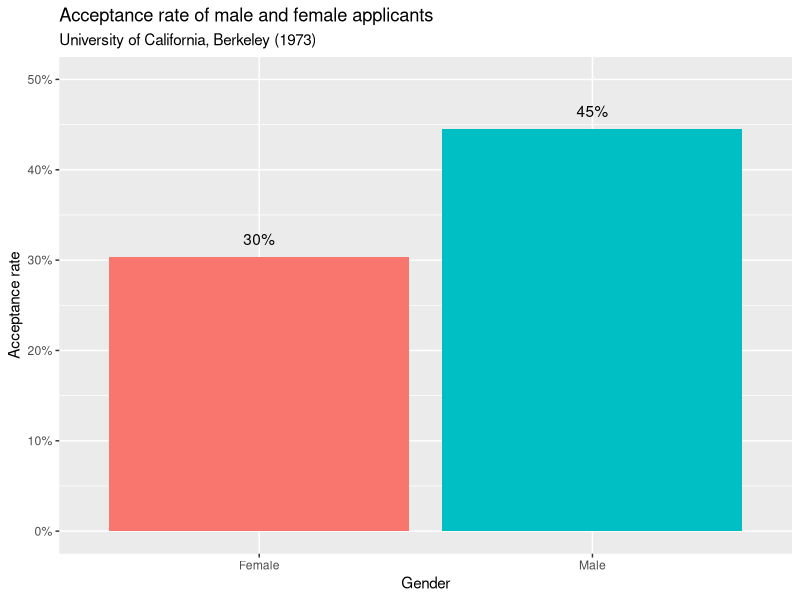
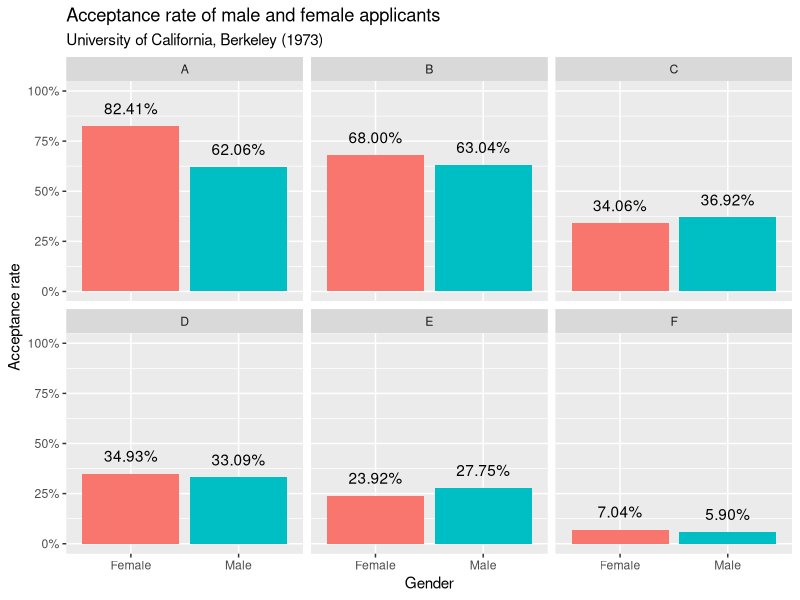

These charts were generated, in order, by the following R code:

# Load UCBAdmissions dataset
data(UCBAdmissions)

# Print dataset to console
print(UCBAdmissions)

# Load broom package
library(broom)

# Convert UCBAdmissions to tidy format
ucb_tidy <- tidy(UCBAdmissions)

# Print tidy dataset to console
print(ucb_tidy)


# Load the dplyr library
library(dplyr)

# Aggregate over department
ucb_tidy_aggregated <- ucb_tidy %>% 
  group_by(Admit, Gender) %>% 
  summarize(n = sum(n)) %>% 
  ungroup() %>% 
  group_by(Gender) %>% 
  mutate(prop = n/sum(n)) %>% 
  filter(Admit == "Admitted")

# Print aggregated dataset
print(ucb_tidy_aggregated)

# Load the ggplot2 and scales packages
library(ggplot2)
library(scales)

# Prepare the bar plot
gg_bar <- ucb_tidy_aggregated %>% 
    ggplot(aes(x = Gender, y = prop, fill = Gender)) +
    geom_col() +
    geom_text(aes(label = percent(prop)), vjust = -1) +
    labs(title = "Acceptance rate of male and female applicants",
         subtitle = "University of California, Berkeley (1973)",
         y = "Acceptance rate") +
    scale_y_continuous(labels = percent, limits = c(0,0.5)) +
    guides(fill = FALSE) # scales::percent.

# Print the bar plot
print(gg_bar)

# Calculate acceptance/rejection rate
ucb_by_dept <- ucb_tidy %>% 
    group_by(Gender, Dept) %>% 
    mutate(prop = n/sum(n)) %>% 
    filter(Admit == "Admitted")

# Print the dataset
print(ucb_by_dept)

# Prepare the bar plot for each department
gg_bar_faceted <- ucb_by_dept %>% 
  ggplot(aes(Gender, prop, fill = Gender)) +
  geom_col() +
  geom_text(aes(label = percent(prop)), vjust = -1) +
  labs(title = "Acceptance rate of male and female applicants",
       subtitle = "University of California, Berkeley (1973)",
       y = "Acceptance rate") +
  scale_y_continuous(labels = scales::percent, limits = c(0, 1)) +
  facet_wrap(~Dept) +
  guides(fill = FALSE)

# Print the bar plot for each department
print(gg_bar_faceted)


# Define function that repeats each row in each column n times
multiply_rows <- function(column, n) {
  rep(column, n)
} # It shown error if times = n here

# Create new de-aggregated data frame using the multiply_rows function
ucb_full <- data.frame(Admit = multiply_rows(ucb_tidy$Admit, ucb_tidy$n),
                      Gender = multiply_rows(ucb_tidy$Gender, ucb_tidy$n),
                      Dept = multiply_rows(ucb_tidy$Dept, ucb_tidy$n))

# Check the number of rows equals the number of students
nrow(ucb_full) == 4526

str(ucb_full)

# Load the forcats library
library(forcats)

# Reverse the coding of the Admit variable
ucb_full$Admit <- fct_relevel(ucb_full$Admit,
                             "Rejected", "Admitted")

# Run the regression
glm_gender <- glm(Admit ~ Gender, data = ucb_full, family = "binomial")

# Summarize the results
summary(glm_gender)

# Run the regression, including Dept as an explanatory variable
glm_genderdept <- glm(Admit ~ Gender + Dept, data = ucb_full, family = "binomial")

# Summarize the results
summary(glm_genderdept)


# Filter for Department A
dept_a <- ucb_full%>%
  filter(Dept == "A") # if ucb_tidy, dept_a$Admit datatype is "char", which will show error when run the regression

str(dept_a)

# Run the regression
glm_gender_depta <- glm(Admit ~ Gender, dept_a, family = "binomial")



# Summarize the results
summary(glm_gender_depta)


# Define bias
bias <- "Underreporting or misreporting of demographic, social or economic characteristics associated with one of the sexes."

# Define discrimination
discrimination <- "the exercise of decision influenced by the sex of the applicant when that is immaterial to the qualifications for entry"

# Is bias equal to discrimination?
bias == discrimination
